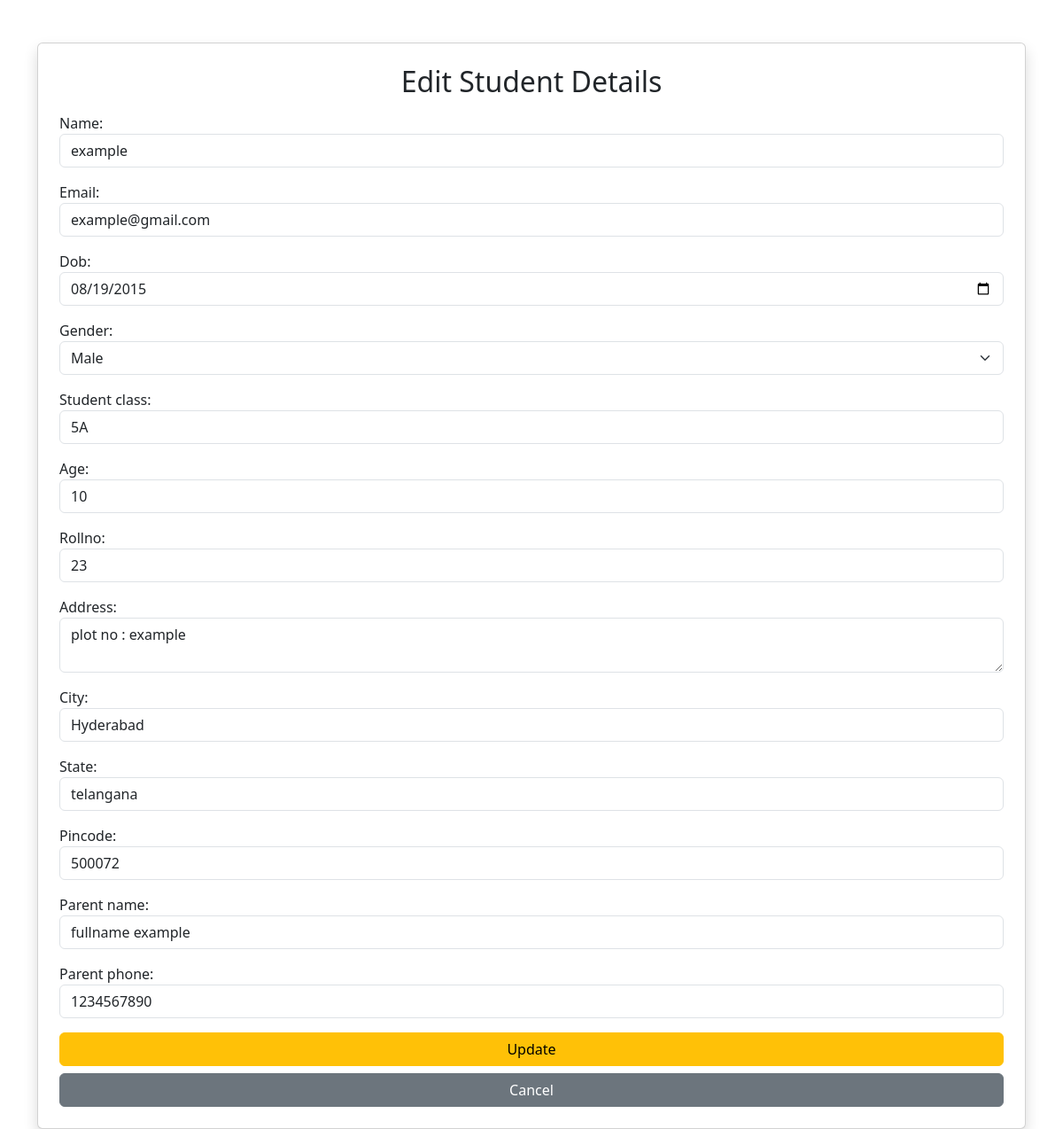
The app's page /edit/1/ (signed in) with its own data.
### students/models.py (models this page shows, shortened)
class Student(models.Model):
    GENDER_CHOICES = [
        ('M', 'Male'),
        ('F', 'Female'),
        ('O', 'Other'),
    ]
    name = models.CharField(max_length=100)
    email = models.EmailField()
    dob = models.DateField(null=True, blank=True)
    gender = models.CharField(max_length=1,choices=GENDER_CHOICES,null=True,blank=True)
    student_class = models.CharField(max_length=20)
    age = models.PositiveIntegerField()
    rollno = models.CharField(max_length=20, null=True, blank=True)
    address = models.TextField(null=True, blank=True)
    city = models.CharField(max_length=50, null=True, blank=True)
    state = models.CharField(max_length=50, null=True, blank=True)
    pincode = models.CharField(max_length=10, null=True, blank=True)
    parent_name = models.CharField(max_length=100, null=True, blank=True)
    parent_phone = models.CharField(max_length=15, null=True, blank=True)

### students/views.py (the view)
# urls.py: path('edit/<int:id>/', edit_student, name='edit'),
@login_required(login_url='login')
def edit_student(request, id):
    student = get_object_or_404(Student, id=id)
    form = StudentForm(request.POST or None, instance=student)
    if form.is_valid():
        form.save()
        return redirect('students')
    return render(request, 'edit.html', {'form': form})

### students/templates/edit.html (shortened to what this page needs)
<!DOCTYPE html>
<html>
<head>
  <link href="https://cdn.jsdelivr.net/npm/bootstrap@5.3.0/dist/css/bootstrap.min.css" rel="stylesheet">
</head>
<body class="bg-white bg-opacity-10">
<div class="container mt-5">
  <div class="card p-4 shadow">
    <h2 class="text-center mb-3">Edit Student Details</h2>
    <form method="POST">
      {{ form.as_p }}
      <button class="btn btn-warning w-100">Update</button>
      <a href="/students/" class="btn btn-secondary w-100 mt-2">Cancel</a>
    </form>
  </div>
</div>
</body>
</html>

### records on screen
Student: name "example", email "example@gmail.com", dob "08/19/2015", gender "Male", student_class "5A", age "10", rollno "23", address "plot no : example", city "Hyderabad", state "telangana", pincode "500072", parent_name "fullname example", parent_phone "1234567890"
